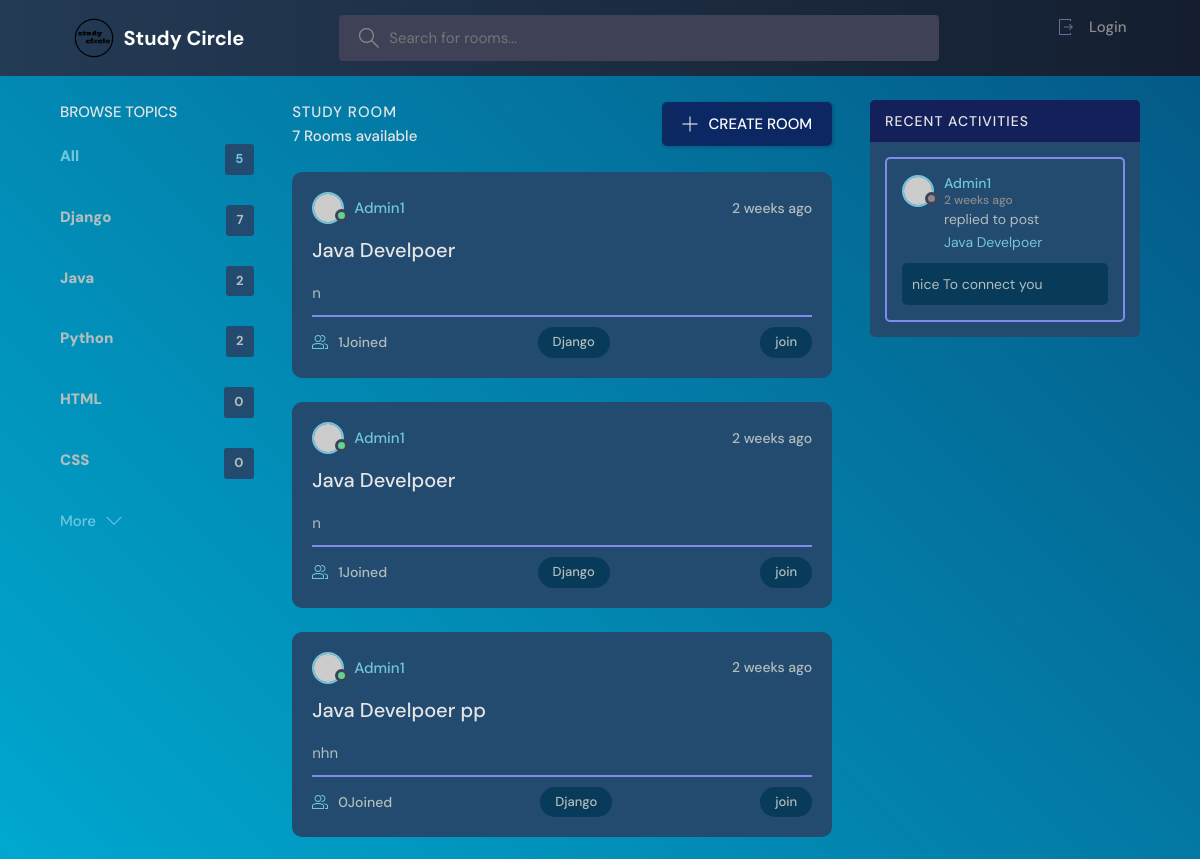
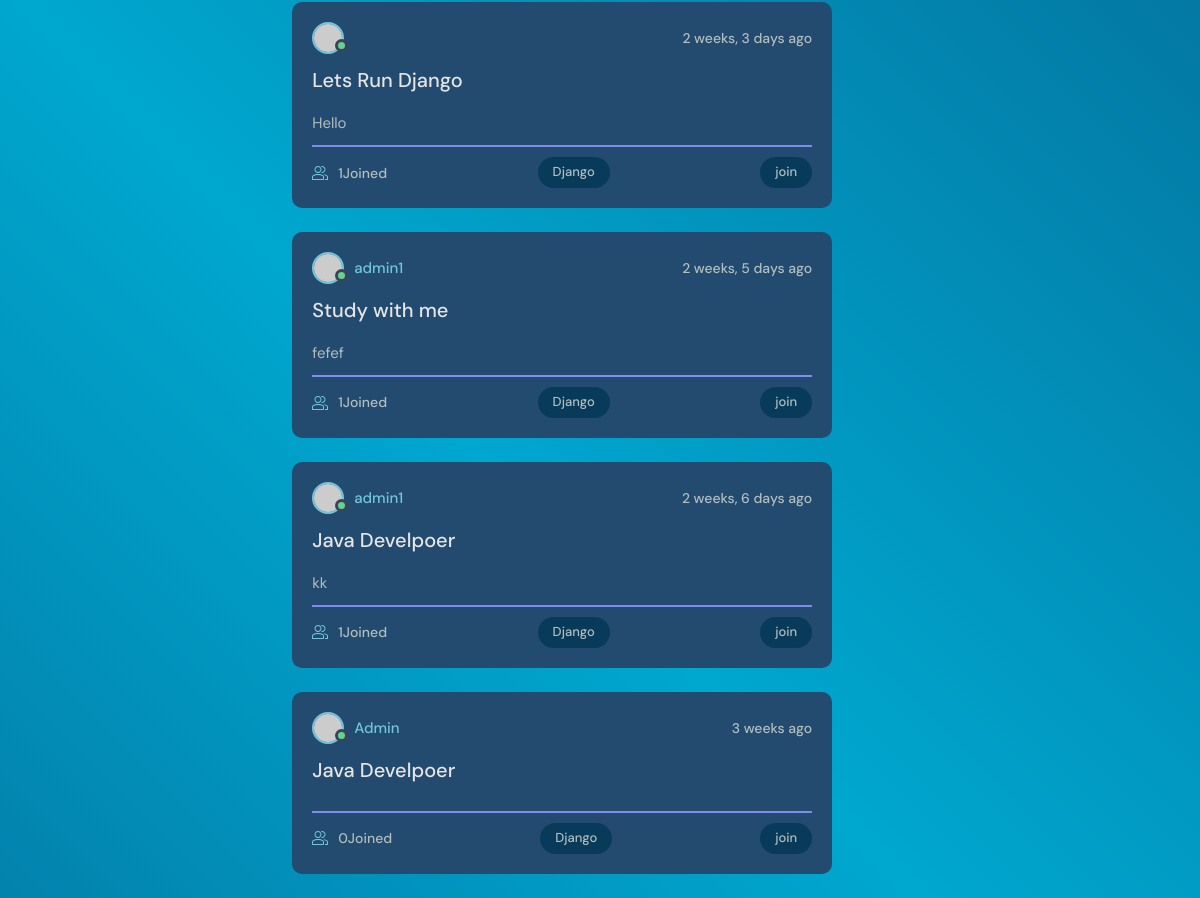
The page /?q=Django on the database as committed earlier (2 pictures, top to bottom).
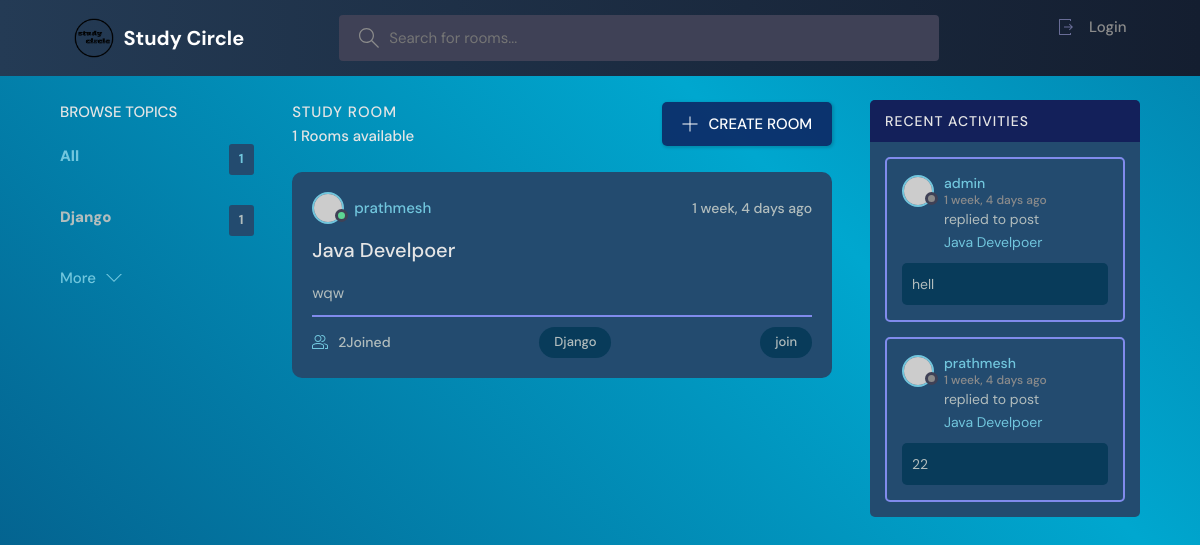
The same page on the database as committed later.
### base/models.py (models this page shows, shortened)
class Topic(models.Model):
    name = models.CharField(max_length=200)

class Room(models.Model):
    host = models.ForeignKey(User,on_delete=models.SET_NULL,null=True)
    topic =models.ForeignKey(Topic,on_delete=models.SET_NULL,null=True)
    name = models.CharField(max_length=200)
    description = models.TextField(null=True,blank=True)
    participants = models.ManyToManyField(User,related_name='participants',blank=True)
    updated = models.DateTimeField(auto_now=True)
    created  = models.DateTimeField(auto_now_add=True)
    class Meta:
        ordering = ['-updated','-created']
    def __str__(self):
        return self.name

class Message(models.Model):
    user = models.ForeignKey(User,on_delete=models.CASCADE)
    room = models.ForeignKey(Room,on_delete=models.CASCADE)
    body = models.TextField()
    updated = models.DateTimeField(auto_now=True)
    created  = models.DateTimeField(auto_now_add=True)
    class Meta:
        ordering = ['-updated','-created']
    def __str__(self):
        return self.body[0:50]

### base/views.py (the view)
# urls.py: path('', views.home, name="home"),
def home(request):
    q = request.GET.get('q') if request.GET.get('q') != None else ''
    rooms = Room.objects.filter(Q(topic__name__icontains = q)
                                |Q(name__icontains=q)
                                |Q(description__icontains=q)
                                )# to get filterd objects with topic name provided form Room
    room_cont = rooms.count()
    room_messages = Message.objects.filter(Q(room__topic__name__icontains=q))
    topic = Topic.objects.all()[0:5]# to get all entity from topic
    context = {'rooms':rooms,'topics':topic,'room_count':room_cont,'room_messages':room_messages}
    return render(request,'base/home.html',context)

### base/templates/base/home.html (shortened to what this page needs)
{% extends "main.html" %}
{% block content %}
<main class="layout layout--3">
  <div class="container">
    {% include "base/topics_components.html" %}
    <div class="roomList">
      <div class="roomList__header">
        <div>
          <h2>Study Room</h2>
          <p>{{room_count}} Rooms available</p>
        </div>
        <a class="btn btn--main" href="{% url 'creat-room' %}">
          <svg version="1.1" xmlns="http://www.w3.org/2000/svg" width="32" height="32" viewBox="0 0 32 32">
            <title>add</title>
            <path
              d="M16.943 0.943h-1.885v14.115h-14.115v1.885h14.115v14.115h1.885v-14.115h14.115v-1.885h-14.115v-14.115z">
            </path>
          </svg>
          CREATE ROOM
        </a>
      </div>
      {% include "base/feed_components.html" %}
    </div>
    {% include "base/activity_components.html" %}
  </div>
</main>{% endblock content %}

### base/templates/base/topics_components.html
<div class="topics">
    <div class="topics__header">
      <h2>Browse Topics</h2>
    </div>
    <ul class="topics__list">
      <li>
        <a href="{% url 'home'%}" class="active">All<span>{{topics.count}}</span></a>
      </li>
      {% for topic in topics %}
      <li>
        <a href="{% url 'home' %}?q={{topic.name}}">{{topic.name}} <span>{{topic.room_set.all.count}}</span></a>
      </li>
      {% endfor %}
    </ul>
    <a class="btn btn--link" href="{% url "topics" %}">
      More
      <svg version="1.1" xmlns="http://www.w3.org/2000/svg" width="32" height="32" viewBox="0 0 32 32">
        <title>chevron-down</title>
        <path d="M16 21l-13-13h-3l16 16 16-16h-3l-13 13z"></path>
      </svg>
    </a>
  </div>

### base/templates/base/feed_components.html (shortened to what this page needs)
{% for room in rooms %}
<div class="roomListRoom">
    <div class="roomListRoom__header">
       <a href="{% url 'profile' room.host.id %}" class="roomListRoom__author">
        <div class="avatar avatar--small active">
          <img src="https://randomuser.me/api/portraits/men/11.jpg" />
        </div>
        <span>{{room.host.username}}</span>
      </a>
      <div class="roomListRoom__actions">
        <span>{{room.created|timesince}} ago</span>
      </div>
    </div>
    <div class="roomListRoom__content">
      <a href="{% url 'room' room.id %}">{{room.name}}</a>
      <p>
        {{room.description}}
      </p>
    </div>
    <div class="roomListRoom__meta">
      <a  href="{% url 'room' room.id %}" class="roomListRoom__joined">
        {{room.participants.all.count}}Joined
      </a>
      <p class="roomListRoom__topic">{{room.topic.name}}</p>
      <p class="roomListRoom__topic">join</p>
    </div>
  </div>
  {% endfor %}

### base/templates/base/activity_components.html (shortened to what this page needs)
<div class="activities">
  <div class="activities__header">
    <h2>Recent Activities</h2>
  </div>
  {% for message in room_messages %}
  <div class="activities__box">
    <div class="activities__boxHeader roomListRoom__header">
      <a href="{% url "profile" message.user.id %}" class="roomListRoom__author">
        <div class="avatar avatar--small">
          <img src="https://randomuser.me/api/portraits/women/11.jpg" />
        </div>
        <p>
          {{message.user}}
          <span>{{message.created|timesince}} ago</span>
        </p>
      </a>
    </div>
    <div class="activities__boxContent">
      <p>replied to post <a href="{% url "room" message.room.id%}">{{message.room}}</a></p>
      <div class="activities__boxRoomContent">
        {{message}}
      </div>
    </div>
  </div>
  {% endfor %}
</div>

Rows that differ between the two databases and show on the page:
removed Topic: name "Java", room_set.all.count "2"
removed Topic: name "Python", room_set.all.count "2"
removed Topic: name "HTML", room_set.all.count "0"
removed Topic: name "CSS", room_set.all.count "0"
removed Room: host.username "Admin1", created "2 weeks", name "Java Develpoer", description "n", participants.all.count "1", topic.name "Django"
removed Room: host.username "Admin1", created "2 weeks", name "Java Develpoer", description "n", participants.all.count "1", topic.name "Django"
removed Room: host.username "Admin1", created "2 weeks", name "Java Develpoer pp", description "nhn", participants.all.count "0", topic.name "Django"
removed Room: created "2 weeks, 3 days", name "Lets Run Django", description "Hello", participants.all.count "1", topic.name "Django"
removed Room: host.username "admin1", created "2 weeks, 5 days", name "Study with me", description "fefef", participants.all.count "1", topic.name "Django"
removed Room: host.username "admin1", created "2 weeks, 6 days", name "Java Develpoer", description "kk", participants.all.count "1", topic.name "Django"
removed Room: host.username "Admin", created "3 weeks", name "Java Develpoer", participants.all.count "0", topic.name "Django"
removed Message: user "Admin1", created "2 weeks", room "Java Develpoer", body "nice To connect you"
computed for Topic "Django": room_set.all.count "7" → "1"
added Room: host.username "prathmesh", created "1 week, 4 days", name "Java Develpoer", description "wqw", participants.all.count "2", topic.name "Django"
added Message: user "admin", created "1 week, 4 days", room "Java Develpoer", body "hell"
added Message: user "prathmesh", created "1 week, 4 days", room "Java Develpoer", body "22"
Other text that changed with them:
{{ topics.count }}: "5" → "1"
{{ room_count }}: "7" → "1"
